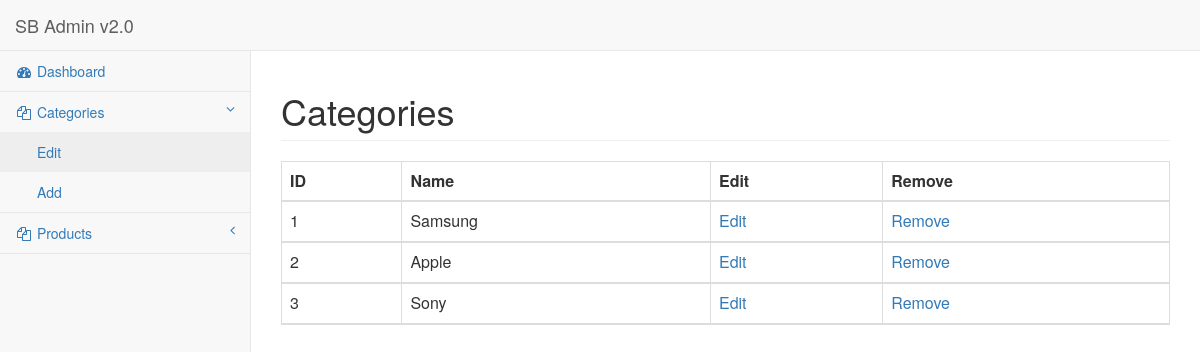
The page /admin/pages/categories-edit.php (signed in) on the database as committed earlier.
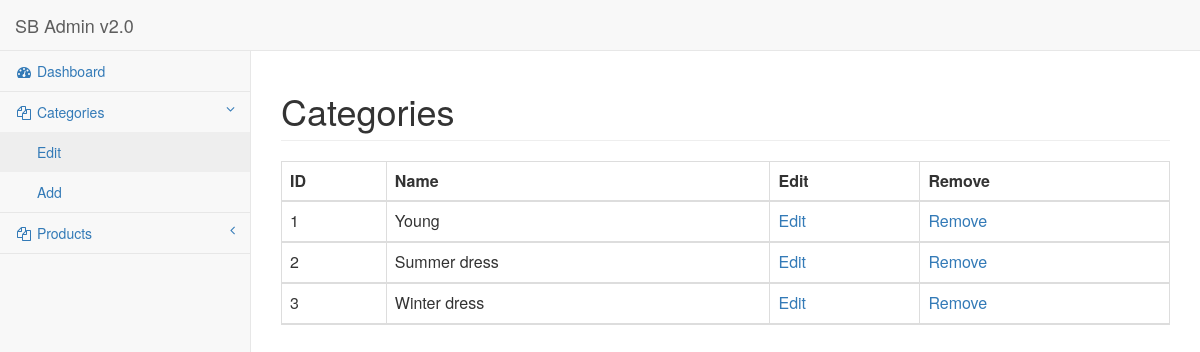
The same page on the database as committed later.
### tables this page shows
CREATE TABLE IF NOT EXISTS `category` (
  `ID` int(11) NOT NULL,
  `Name` varchar(15) NOT NULL
);

### admin/pages/categories-edit.php (the view)
<?php include("header.php") ?>
<body>
    <div id="wrapper">
        <?php include("navigation.php") ?>
        <div id="page-wrapper">
            <div class="row">
			<div class="col-lg-12">
				<h1 class="page-header">Categories</h1>
			</div>
		</div>
		<?php
			$sel = mysql_query("select * from category");
			echo
			'<div class="table-responsive">
				<table class="table table-striped table-bordered table-hover">
				<thead>
					<tr>
						<th>ID</th>
						<th>Name</th>
						<th>Edit</th>
						<th>Remove</th>
					</tr>
				</thead>';
			while($arr=mysql_fetch_array($sel))
			{
				$name = $arr["Name"];
				$id = $arr["ID"];
				$p = basename($_SERVER['PHP_SELF']);
				echo "
				<thead>
					<tr>
						<td>$id</td>
						<td>$name</td>
						<td><a href='categories-editform.php?id=$id'>Edit</a></td>
						<td><a href='action.php?p=$p&a=remove&t=Category&id=$id'>Remove</a></td>
					</tr>
				</thead>
				";
			}
			echo"
				</table>
				</div>";
		?>
    </div>
</body>

Rows that differ between the two databases and show on the page:
changed category id 1: Name "Samsung" → "Young"
changed category id 2: Name "Apple" → "Summer dress"
changed category id 3: Name "Sony" → "Winter dress"
